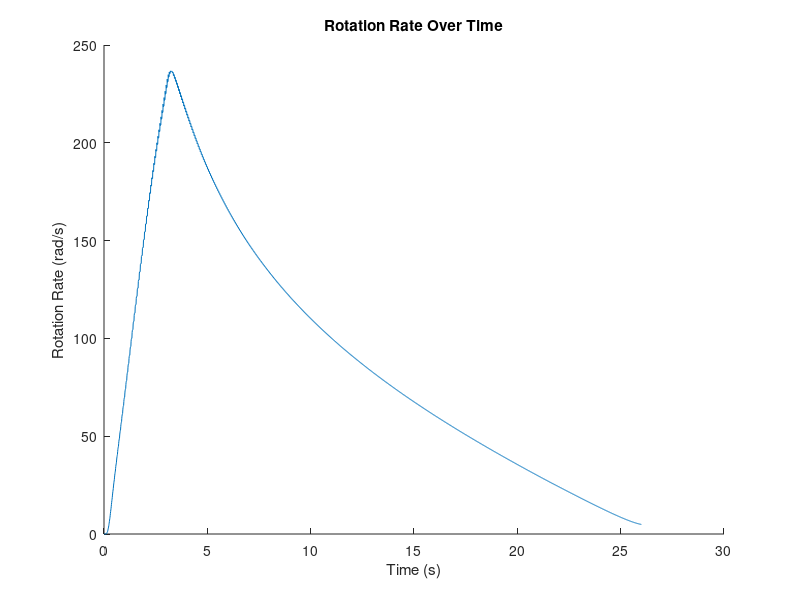

MATLAB code to generate this figure:
%Code for Spinning Things
%clear; %clear variables
clc; %clear command window

load DeSpin_Rocket.txt %load text file with de-spin slight sim data
%test_launch: time(s), height(ft), velocity(m/s)
load Atmosphere.txt %load atmospheric values comapared to sea level (average)
%atmosphere: height(m), temperature(*C), gravity(m/s^2),
%pressure(abs)(10^4N/m^2), density(kg/m^2), dynamic viscosity(10^-5N*s/m^2)

% d = dir;
% fn = {d.name};
% [indx,tf] = listdlg('PromptString','Select a file:','SelectionMode','single','ListString',fn);

rocket_flight=DeSpin_Rocket; %change evaluted simulated flight
%column 1 is time
%column 2 is height
%column 3 is velocity
%any other columns are unused by this program

%Variables:
degrees = 5; %angle of attack of fins in degrees
finheight = 5; %width of fin in in
finlength = 4; %length of fin in in
finbase = 10; %base of fin (in)
numfins = 3; %number of fins

%Constants:
inertia = 0.018; %rocket inertia in kg*m^2 (0.317961677kg*m^2 full scale)(0.018 for de-spin rocket)
timestep = 0.01; %timestep interval (0.01s)
height_atm = Atmosphere(:,1); %height from atmosphere values
density = Atmosphere(:,5); %define air density (1.225kg/m^3)

%Quasi-Variables;
[b,c] = max(rocket_flight(:,2)); %b=max height; c=index of max height
time_peak = floor(rocket_flight(c,1)); %time at which rocket reaches apogee (end of sim)
numberofsteps = time_peak/timestep; %defines number of time stamps
height_rocket = rocket_flight(:,2); %height of rocket (m)
rktdiam = 4.016; %rocket diameter inches (6in)
speedofsound = 343; %speed of sound at 20C dry air (343m/s)

%Calculated Values:
finheightm = finheight*.0254; %convert fin width to m
finlengthm = finlength*.0254; %convert fin length to m
finbasem = finbase*.0254; %convert fin base to m
rktradiusm = rktdiam/2*.0254; %convert rocket diameter to its radius in m
speed = rocket_flight(:,3); %converts mach number to speed in m/s

%Other Initializations:
ohmega = zeros(1,numberofsteps+1); %initializes size for matrix
avg_ohmega = zeros(1,numberofsteps+1); %initializes size for matrix
moment = zeros(1,numberofsteps+1); %initializes size for matrix
alpha = zeros(1,numberofsteps+1); %initializes size for matrix
yvelmod = zeros(1,numberofsteps+1); %initializes size for matrix

cp=0.0544297;
finarea=0.0677418;
rktradiusm=0.102;
%values for de-spin rocket

momentrad = cp+rktradiusm; %calculate the radius that the moment is acting on
theta = degrees*pi/180; %find initial angle in radians
xvel = speed*cos(theta); %define x velocity
yvel = speed*sin(theta); %define y velocity
%The below term is not correct anymore???
%eqspinspd = abs(speedofsound*machno*sin(theta)/((momentrad+momentrad_2)/2)/2/pi); %spinspeed in Hz (converted via 2PI())
%eqspinspd = (xvel/momentrad)*tan(theta);


for n = 1:numberofsteps
    i = 1;
    [a,b] = min(abs((n*timestep)-rocket_flight(:,1))); %dummy; index of time closest to current iteration
    %height_atm(i) %sanity check
    %height_rocket(b) %sanity check
    while height_atm(i)<=height_rocket(b) %estimates current altitude's air density
        %height_atm(i) %sanity check
        %height_rocket(b) %sanity check
        airdensity = density(i)+((density(i+1)-density(i))/(height_atm(i+1)-height_rocket(i)))*(height_rocket(b)-height_atm(i));
        i = i+1;
    end
    cl = 2*pi*theta; %coeficient of lift for flat plate
    moment(n) = (cl*finarea*airdensity*speed(b)^2)/2 * momentrad; %moment about the longitudinal axis of the rocket caused by the lift of the fins
    alpha(n) = moment(n)/inertia; %calculate angular acceleration in radians per second
    ohmega(n+1) = ohmega(n) + alpha(n) * timestep; %find the new spin speed by integrating numerically
    yvelmod(n) = yvel(b) - ohmega(n+1)*momentrad; %find modified y velocity due to the spin rate
    theta = atan(yvelmod(n)/xvel(b)); %recalculate the angle of attack based on spin speed
    if xvel(b)==0
        theta=0;
    end
end


%ohmega(numberofsteps) check for what the last value of rotation rate is


time = 0:timestep:numberofsteps*timestep; % provide an X axis for the graph
hold on
plot(time,ohmega) %provides roll rate for first set of fins
xlabel('Time (s)')
ylabel('Rotation Rate (rad/s)')
title('Rotation Rate Over Time')

ohmega(length(ohmega))/(2*pi)

